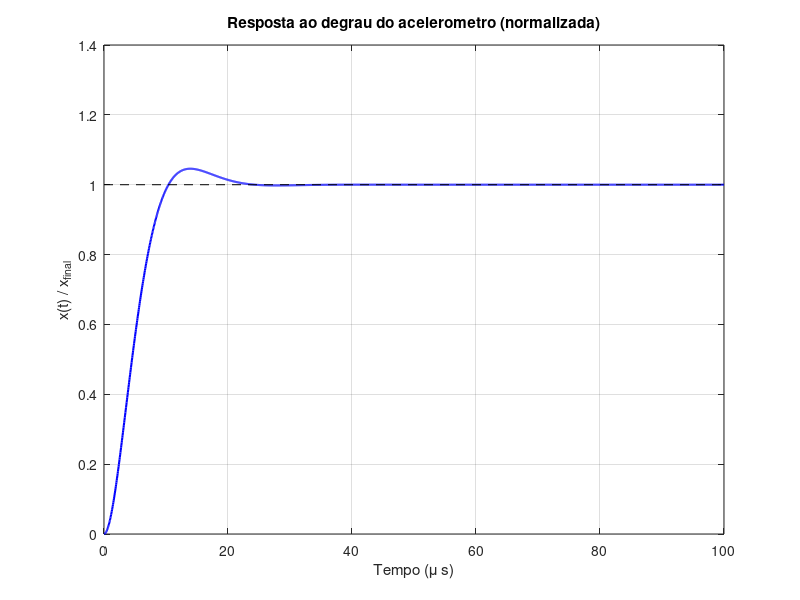
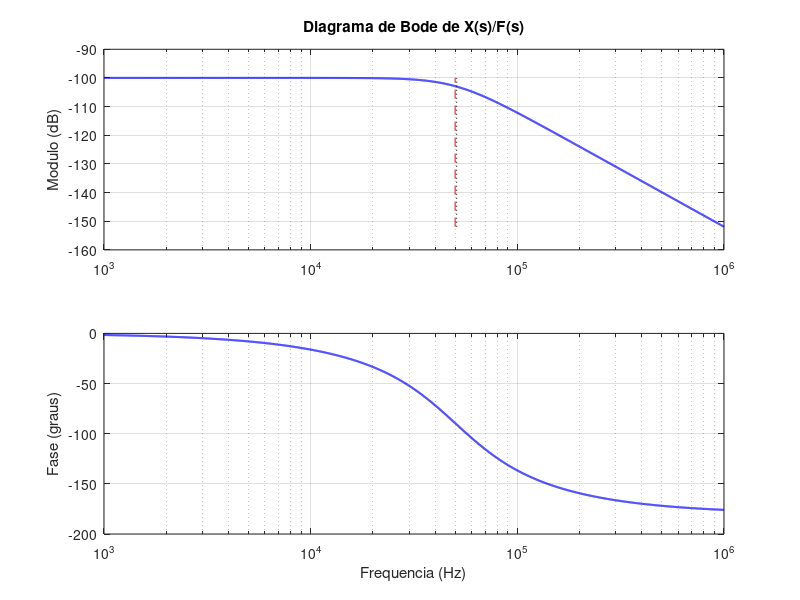

MATLAB code to generate these figures, in order:
% f1_acelerometro.m - Alternativa F.1: acelerometro como sistema massa-mola-amortecedor
clc; clear; close all;                            % limpa tela, variaveis e figuras
pkg load control;                                 % carrega o pacote de controle (tf, step, bode)
if ~exist('figuras','dir'), mkdir('figuras'); end % cria a pasta de figuras se nao existir

m = 1e-6;                                         % massa de prova [kg]
k = 1e5;                                          % constante da mola [N/m]
c = 0.443;                                        % coeficiente de amortecimento [N.s/m]
g = 9.81;                                         % aceleracao da gravidade [m/s^2]

G = tf(1, [m c k]);                               % funcao de transferencia X(s)/F(s) = 1/(m s^2 + c s + k)
wn = sqrt(k/m);                                   % frequencia natural [rad/s]
fn = wn/(2*pi);                                   % frequencia natural [Hz]
zeta = c/(2*sqrt(k*m));                           % coeficiente de amortecimento (adimensional)
S = m/k;                                          % sensibilidade estatica [m por (m/s^2)]
x1g = S*g;                                        % deslocamento da massa para 1 g [m]
printf('wn = %.4e rad/s | fn = %.2f Hz | zeta = %.4f\n', wn, fn, zeta);
printf('Sensibilidade m/k = %.3e m/(m/s^2) | deslocamento para 1 g = %.3e m\n', S, x1g);

% ---------- resposta ao degrau ----------
[y, t] = step(G, linspace(0, 100e-6, 2000));      % resposta ao degrau de forca unitaria em 100 microssegundos
y = y(:); t = t(:);                               % garante vetores coluna
yf = 1/k;                                         % valor final da resposta (ganho DC = 1/k) [m]
Mp = max(y)/yf - 1;                               % sobressinal relativo
tp = t(find(y == max(y), 1));                     % instante do pico [s]
ts = t(find(abs(y/yf - 1) > 0.02, 1, 'last') + 1);% tempo de acomodacao (criterio de 2 %) [s]
printf('Sobressinal = %.2f %% | tempo de pico = %.2f us | acomodacao (2 %%) = %.2f us\n', 100*Mp, 1e6*tp, 1e6*ts);
figure('Position', [100 100 700 420]);            % abre a figura do degrau
plot(1e6*t, y/yf, 'b-', 'LineWidth', 1.5); hold on;   % resposta normalizada pelo valor final
plot(1e6*[t(1) t(end)], [1 1], 'k--');            % linha do valor final
grid on;                                          % grade
xlabel('Tempo (\mu s)'); ylabel('x(t) / x_{final}');  % eixos identificados
title('Resposta ao degrau do acelerometro (normalizada)');    % titulo
print('-dpng', '-r150', 'figuras/acel_degrau.png');            % salva a figura

% ---------- diagrama de Bode ----------
f = logspace(3, 6, 3000);                         % frequencias de 1 kHz a 1 MHz [Hz]
[mag, fase] = bode(G, 2*pi*f);                    % modulo (absoluto) e fase (graus) na frequencia em rad/s
mag = squeeze(mag); fase = squeeze(fase);         % remove dimensoes extras
magdB = 20*log10(mag);                            % modulo em dB
i3 = find(mag < mag(1)/sqrt(2), 1);               % primeira frequencia com queda de 3 dB em relacao ao ganho DC
f3dB = f(i3);                                     % banda passante (-3 dB) [Hz]
printf('Banda passante (-3 dB) = %.2f kHz\n', f3dB/1e3);
figure('Position', [100 100 700 520]);            % abre a figura do Bode
subplot(2,1,1);                                   % painel de modulo
semilogx(f, magdB, 'b-', 'LineWidth', 1.5); hold on;  % modulo em dB x frequencia
plot([50e3 50e3], [min(magdB) max(magdB)], 'r--');    % marca os 50 kHz dos slides
plot([f3dB f3dB], [min(magdB) max(magdB)], 'k:');     % marca a banda de -3 dB
grid on; ylabel('Modulo (dB)');                   % grade e eixo y
title('Diagrama de Bode de X(s)/F(s)');           % titulo
subplot(2,1,2);                                   % painel de fase
semilogx(f, fase, 'b-', 'LineWidth', 1.5); grid on;   % fase x frequencia
xlabel('Frequencia (Hz)'); ylabel('Fase (graus)');    % eixos identificados
print('-dpng', '-r150', 'figuras/acel_bode.png');      % salva a figura
